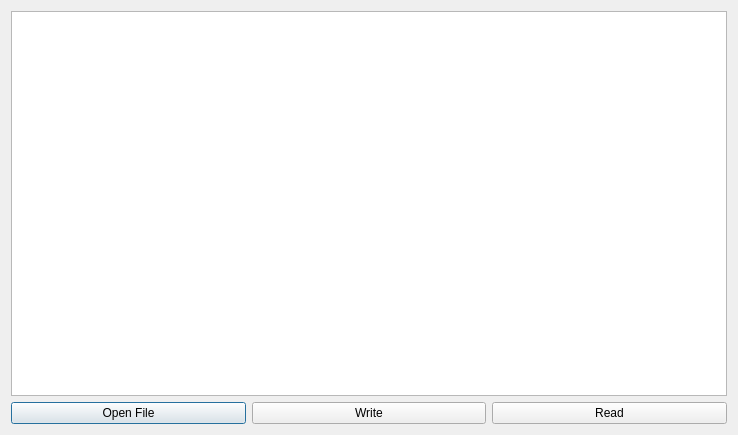
<?xml version="1.0" encoding="UTF-8"?>
<ui version="4.0">
 <class>third</class>
 <widget class="QDialog" name="third">
  <property name="geometry">
   <rect>
    <x>0</x>
    <y>0</y>
    <width>738</width>
    <height>435</height>
   </rect>
  </property>
  <property name="windowTitle">
   <string>Dialog</string>
  </property>
  <layout class="QVBoxLayout" name="verticalLayout_3">
   <item>
    <layout class="QVBoxLayout" name="verticalLayout_2">
     <item>
      <widget class="QPlainTextEdit" name="plainTextEdit"/>
     </item>
     <item>
      <layout class="QHBoxLayout" name="horizontalLayout">
       <item>
        <widget class="QPushButton" name="pushButton_3">
         <property name="text">
          <string>Open File</string>
         </property>
        </widget>
       </item>
       <item>
        <widget class="QPushButton" name="pushButton">
         <property name="text">
          <string>Write</string>
         </property>
        </widget>
       </item>
       <item>
        <widget class="QPushButton" name="pushButton_2">
         <property name="text">
          <string>Read</string>
         </property>
        </widget>
       </item>
      </layout>
     </item>
    </layout>
   </item>
  </layout>
 </widget>
 <resources/>
 <connections/>
</ui>
